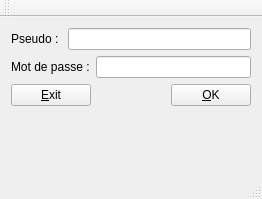
<?xml version="1.0" encoding="UTF-8"?>
<ui version="4.0">
 <class>Gestionnaire</class>
 <widget class="QMainWindow" name="Gestionnaire">
  <property name="geometry">
   <rect>
    <x>0</x>
    <y>0</y>
    <width>262</width>
    <height>199</height>
   </rect>
  </property>
  <property name="windowTitle">
   <string>MainWindow</string>
  </property>
  <widget class="QWidget" name="centralWidget">
   <layout class="QVBoxLayout" name="verticalLayout">
    <item>
     <layout class="QHBoxLayout" name="horizontalLayout_3">
      <item>
       <widget class="QLabel" name="label_pseudo">
        <property name="text">
         <string>Pseudo : </string>
        </property>
       </widget>
      </item>
      <item>
       <widget class="QLineEdit" name="lineEdit"/>
      </item>
     </layout>
    </item>
    <item>
     <layout class="QHBoxLayout" name="horizontalLayout_2">
      <item>
       <widget class="QLabel" name="label_mdp">
        <property name="text">
         <string>Mot de passe :</string>
        </property>
       </widget>
      </item>
      <item>
       <widget class="QLineEdit" name="lineEdit_2"/>
      </item>
     </layout>
    </item>
    <item>
     <layout class="QHBoxLayout" name="horizontalLayout">
      <item>
       <widget class="QPushButton" name="pushButton_exit">
        <property name="text">
         <string>&amp;Exit</string>
        </property>
       </widget>
      </item>
      <item>
       <spacer name="horizontalSpacer">
        <property name="orientation">
         <enum>Qt::Horizontal</enum>
        </property>
        <property name="sizeHint" stdset="0">
         <size>
          <width>40</width>
          <height>20</height>
         </size>
        </property>
       </spacer>
      </item>
      <item>
       <widget class="QPushButton" name="pushButton_ok">
        <property name="text">
         <string>&amp;OK</string>
        </property>
       </widget>
      </item>
     </layout>
    </item>
    <item>
     <widget class="QLabel" name="label_erreur">
      <property name="text">
       <string/>
      </property>
     </widget>
    </item>
   </layout>
  </widget>
  <widget class="QToolBar" name="mainToolBar">
   <attribute name="toolBarArea">
    <enum>TopToolBarArea</enum>
   </attribute>
   <attribute name="toolBarBreak">
    <bool>false</bool>
   </attribute>
  </widget>
  <widget class="QStatusBar" name="statusBar"/>
 </widget>
 <layoutdefault spacing="6" margin="11"/>
 <resources/>
 <connections/>
</ui>
